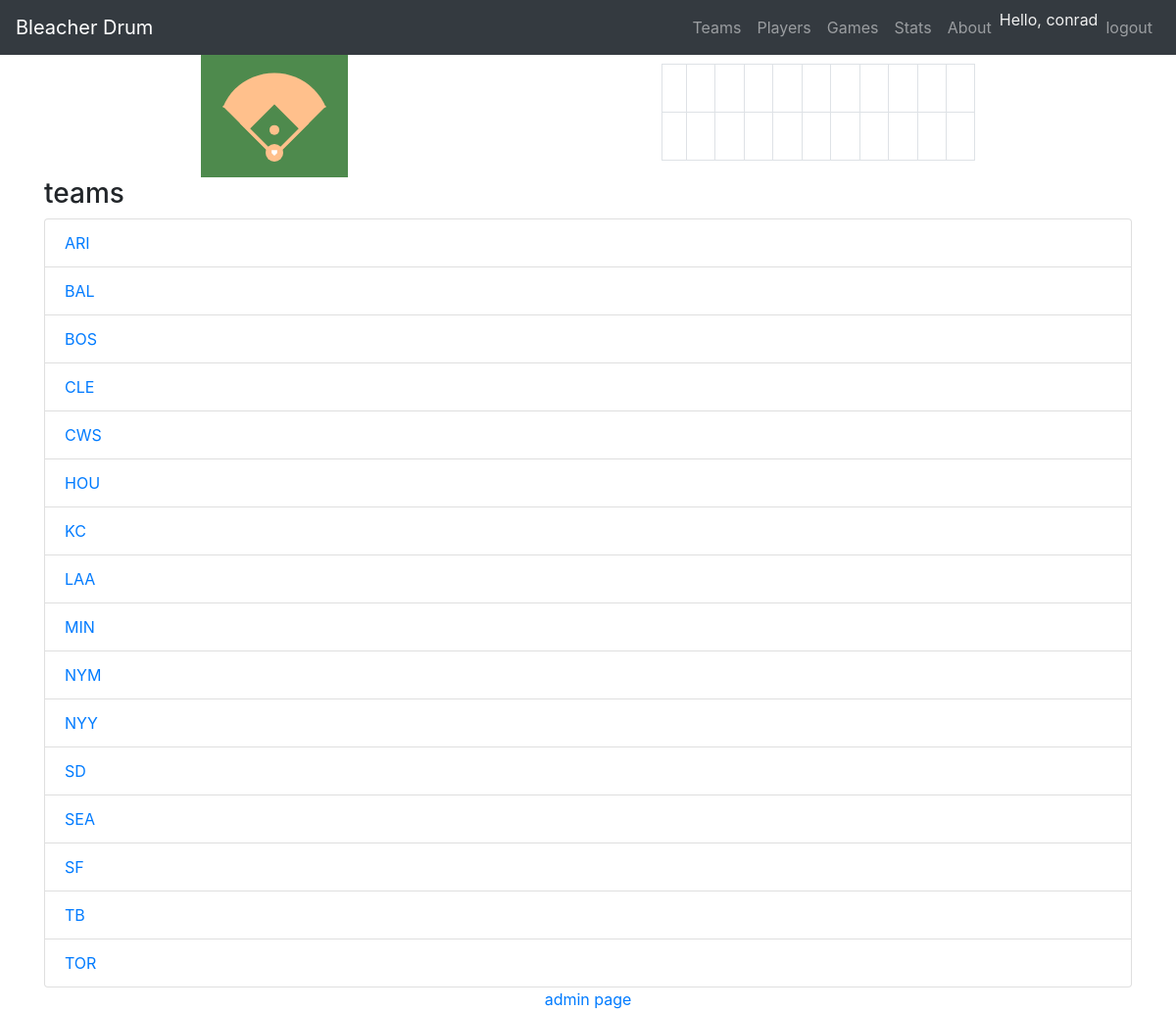
Page /teams/ (signed in) on the committed database.
### lineup_app/models.py (models this page shows)
class Team(models.Model):
    location = models.CharField(max_length=50)
    name = models.CharField(max_length=50)
    abbr = models.CharField(max_length=3)
    owner = models.ForeignKey(User, on_delete=models.CASCADE)
    def __str__(self):
        return self.abbr

### lineup_app/views.py (the view)
# urls.py: path('teams/', views.view_teams),
@login_required
def view_teams(request):
    teams = Team.objects.filter(owner=request.user).order_by('abbr').all()
    context = {'teams': teams}
    return render(request, 'lineup_app/view_teams.html', context)

### lineup_app/templates/lineup_app/view_teams.html (shortened to what this page needs)
{% extends 'lineup_app/header.html' %}
{% load static %}
{% block content %}
<h3>teams</h3>
<ul class='list-group'>
    {% for team in teams %}
    <li class='list-group-item'><a href='/{{ team.id }}/view_team'>{{ team }}</a></li>
    {% endfor %}
</ul>
{% endblock %}

### lineup_app/templates/lineup_app/header.html (shortened to what this page needs)
<!DOCTYPE html>
{% load static %}
<html lang='en'>
	<head>
		<link rel='stylesheet' type='text/css' href="{% static 'lineup_app/bootstrap.css' %}">
		<link rel='stylesheet' type='text/css' href="{% static 'lineup_app/bootstrap-grid.css' %}">
		<link rel='stylesheet' type='text/css' href="{% static 'lineup_app/bootstrap-reboot.css' %}">
	</head>
	<body>
		<nav class='navbar navbar-expand-sm navbar-dark bg-dark'>
			<a class='navbar-brand' href='/'>Bleacher Drum</a>
			<div class='collapse navbar-collapse' id='navbarNav'>
				<ul class='navbar-nav ml-auto'>
					<li class='nav-item'><a class='nav-link' href='/teams/'>Teams</a></li>
					<li class='nav-item'><a class='nav-link' href='/players/'>Players</a></li>
					<li class='nav-item'><a class='nav-link' href='/games/'>Games</a></li>
					<li class='nav-item'><a class='nav-link' href='#'>Stats</a></li>
					<li class='nav-item'><a class='nav-link' href='#'>About</a></li>
					{% if user.is_authenticated %}
					<li class='nav-item greeting'>Hello, {{ user.username }}</li>
					<li class='nav-item'><a class='nav-link' href='/accounts/logout/'>logout</a></li>
					{% else %}
					<li class='nav-item'><a class='nav-link' href='/register/'>create account</a></li>
					<li class='nav-item'><a class='nav-link' href='/accounts/login/'>login</a></li>
					{% endif %}
				</ul>
			</div>
		</nav>
		<div class='container'>
			<div class='top-row'>
				<canvas id='position-chart' class='' width='150px' height='125px'></canvas>
				<div class='' id='scoreboard-div'>
					<table class='table table-bordered'>
						<tbody>
							<tr>
								<th id='away-team-sb'>{{ game.team_away }}</th>
								<td>&nbsp;</td>
								<td>&nbsp;</td>
								<td>&nbsp;</td>
								<td>&nbsp;</td>
								<td>&nbsp;</td>
								<td>&nbsp;</td>
								<td>&nbsp;</td>
								<td>&nbsp;</td>
								<td>&nbsp;</td>
								<th>&nbsp;</th>
							</tr>
							<tr>
								<th id='home-team-sb'>{{ game.team_home }}</th>
								<td>&nbsp;</td>
								<td>&nbsp;</td>
								<td>&nbsp;</td>
								<td>&nbsp;</td>
								<td>&nbsp;</td>
								<td>&nbsp;</td>
								<td>&nbsp;</td>
								<td>&nbsp;</td>
								<td>&nbsp;</td>
								<th>&nbsp;</th>
							</tr>
						</tbody>
					</table>
				</div>
			</div>
		</div>
		<div class='container'>
		{% block content %}{% endblock %}
		</div>
		<div class='footer'>
			<a href='http://127.0.0.1:8000/admin/'>admin page</a>
		</div>
	</body>
</html>

### rows in the picture
Team: abbr "ARI"
Team: abbr "BAL"
Team: abbr "BOS"
Team: abbr "CLE"
Team: abbr "CWS"
Team: abbr "HOU"
Team: abbr "KC"
Team: abbr "LAA"
Team: abbr "MIN"
Team: abbr "NYM"
Team: abbr "NYY"
Team: abbr "SD"
Team: abbr "SEA"
Team: abbr "SF"
Team: abbr "TB"
Team: abbr "TOR"

### other values in the picture
{{ user.username }} "conrad"
